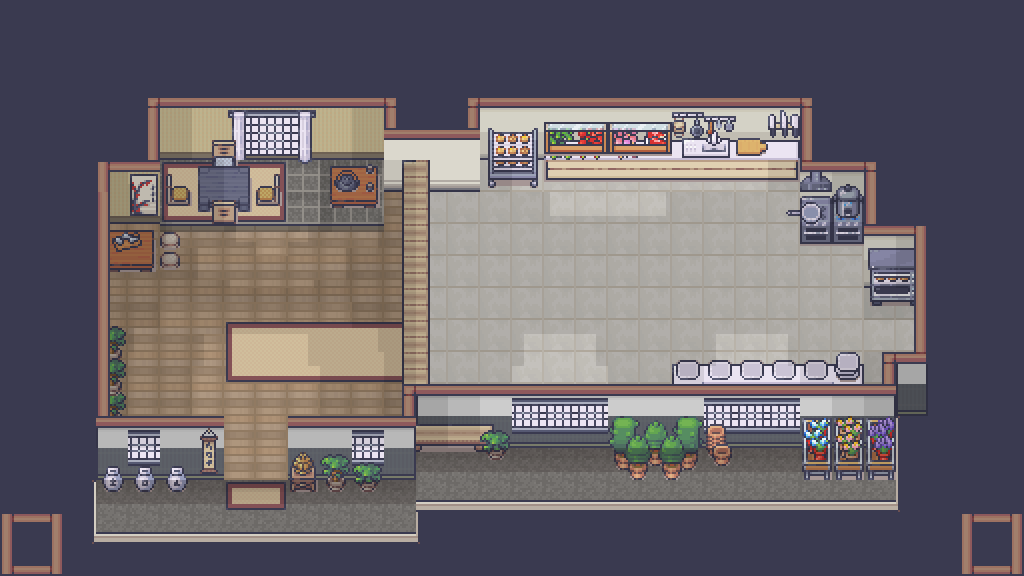

Tiled map render using the project's own tile images. Description and the map definition, with tile-layer contents summarised, below:
An orthogonal 32x18 tile map with 32x32 px tiles, 18 tile layers (background, floor, walls, counters + wall decor, ...), 4 tilesets and 24 objects.

<map version="1.9" tiledversion="1.9.2" orientation="orthogonal" renderorder="right-down" width="32" height="18" tilewidth="32" tileheight="32" infinite="0" nextlayerid="44" nextobjectid="74">
 <tileset firstgid="1" source="Room_Builder_32x32.tsx" />
 <tileset firstgid="8285" source="12_Kitchen_32x32.tsx" />
 <tileset firstgid="9069" source="16_Grocery_store_32x32.tsx" />
 <tileset firstgid="10317" source="20_Japanese_interiors_32x32.tsx" />
 <layer id="1" name="background" width="32" height="18">
  <data>[576 cells, 576 non-empty, 2 distinct tile ids]</data>
 </layer>
 <layer id="4" name="floor" width="32" height="18">
  <data>[576 cells, 230 non-empty, 5 distinct tile ids]</data>
 </layer>
 <layer id="2" name="walls" width="32" height="18">
  <data>[576 cells, 125 non-empty, 29 distinct tile ids]</data>
 </layer>
 <objectgroup id="35" name="walls">
  <object id="50" x="482" y="158.667">
   <polygon points="-2,2 318,0.666667 317.333,40 380.667,35.3333 381.334,85.0003 431.666,85.0003 431.333,190.667 430.667,192.667 400.667,192.667 401.333,223.333 -78.6667,226.5 -79.6667,30.1667 -2,30.8333" />
  </object>
 </objectgroup>
 <objectgroup id="43" name="Copy of walls">
  <object id="65" x="428.667" y="133.333" width="50.6667" height="56.6667" />
  <object id="66" x="915.333" y="306.667" width="23.3333" height="107.333" />
  <object id="67" x="883.333" y="353.333" width="31.3333" height="61.3333" />
  <object id="70" x="863.333" y="383.333" width="20" height="32" />
  <object id="71" x="429.333" y="384" width="434" height="58.6667" />
  <object id="73" x="801" y="163" width="65.5" height="32" />
 </objectgroup>
 <layer id="5" name="counters + wall decor" width="32" height="18">
  <data>[576 cells, 107 non-empty, 57 distinct tile ids]</data>
 </layer>
 <objectgroup id="34" name="counters" offsetx="0.833333" offsety="0.333333">
  <object id="44" x="672" y="139.5" width="64" height="37.5" />
  <object id="45" x="768" y="140.5" width="31" height="37" />
  <object id="72" x="833.167" y="364.333" width="28" height="16.6667" />
 </objectgroup>
 <layer id="6" name="pantry+objects" width="32" height="18">
  <data>[576 cells, 4 non-empty, 4 distinct tile ids]</data>
 </layer>
 <layer id="31" name="frying" width="32" height="18">
  <data>[576 cells, 2 non-empty, 2 distinct tile ids]</data>
 </layer>
 <objectgroup id="32" name="frying">
  <object id="23" x="780.5" y="198" width="83.5" height="45" />
 </objectgroup>
 <layer id="29" name="chopping board" width="32" height="18">
  <data>[576 cells, 1 non-empty, 1 distinct tile ids]</data>
 </layer>
 <objectgroup id="30" name="chopping board">
  <object id="22" x="737.5" y="139" width="29.5" height="38" />
 </objectgroup>
 <layer id="16" name="tomato" width="32" height="18">
  <data>[576 cells, 1 non-empty, 1 distinct tile ids]</data>
 </layer>
 <objectgroup id="24" name="tomato">
  <object id="11" x="574" y="122" width="34" height="56" />
 </objectgroup>
 <layer id="11" name="decor" width="32" height="18">
  <data>[576 cells, 96 non-empty, 56 distinct tile ids]</data>
 </layer>
 <layer id="17" name="lettuce" width="32" height="18">
  <data>[576 cells, 1 non-empty, 1 distinct tile ids]</data>
 </layer>
 <objectgroup id="25" name="lettuce">
  <object id="41" x="545.5" y="123" width="30.5" height="56" />
 </objectgroup>
 <layer id="18" name="onions" width="32" height="18">
  <data>[576 cells, 1 non-empty, 1 distinct tile ids]</data>
 </layer>
 <objectgroup id="26" name="onions">
  <object id="17" x="609" y="123" width="30" height="55.5" />
 </objectgroup>
 <layer id="19" name="patty" width="32" height="18">
  <data>[576 cells, 1 non-empty, 1 distinct tile ids]</data>
 </layer>
 <objectgroup id="27" name="patty">
  <object id="42" x="639" y="122" width="32.5" height="57.5" />
 </objectgroup>
 <layer id="20" name="buns" width="32" height="18">
  <data>[576 cells, 4 non-empty, 4 distinct tile ids]</data>
 </layer>
 <objectgroup id="28" name="buns">
  <object id="21" x="488.5" y="130" width="47.5" height="50" />
 </objectgroup>
 <layer id="23" name="toaster" width="32" height="18">
  <data>[576 cells, 6 non-empty, 6 distinct tile ids]</data>
 </layer>
 <objectgroup id="22" name="toaster" opacity="0.94">
  <object id="9" x="865.5" y="244.5" width="52.5" height="61.5" />
 </objectgroup>
 <objectgroup id="37" name="assembly1">
  <object id="52" x="672.5" y="364.5" width="29.5" height="19" />
 </objectgroup>
 <objectgroup id="38" name="assembly2">
  <object id="53" x="702.5" y="364.5" width="33.5" height="18.5" />
 </objectgroup>
 <objectgroup id="39" name="assembly3">
  <object id="55" x="736" y="363.5" width="32" height="20" />
 </objectgroup>
 <objectgroup id="40" name="assembly4">
  <object id="56" x="768.5" y="364" width="31" height="18.5" />
 </objectgroup>
 <objectgroup id="41" name="assembly5">
  <object id="57" x="800.5" y="364.5" width="32" height="18.5" />
 </objectgroup>
 <objectgroup id="42" name="customerCounter">
  <object id="60" x="402.5" y="190" width="27" height="195" />
 </objectgroup>
 <layer id="9" name="pantry shelves" width="32" height="18">
  <data>[576 cells, 8 non-empty, 4 distinct tile ids]</data>
 </layer>
 <layer id="7" name="base shadows" width="32" height="18">
  <data>[576 cells, 206 non-empty, 9 distinct tile ids]</data>
 </layer>
 <layer id="13" name="2nd shadow" width="32" height="18">
  <data>[576 cells, 62 non-empty, 6 distinct tile ids]</data>
 </layer>
 <layer id="8" name="borders" width="32" height="18">
  <data>[576 cells, 79 non-empty, 12 distinct tile ids]</data>
 </layer>
</map>
